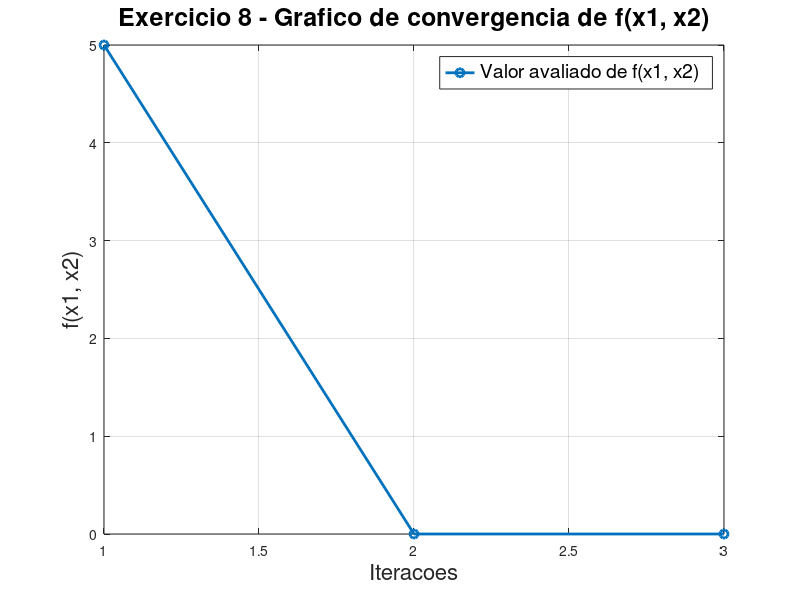
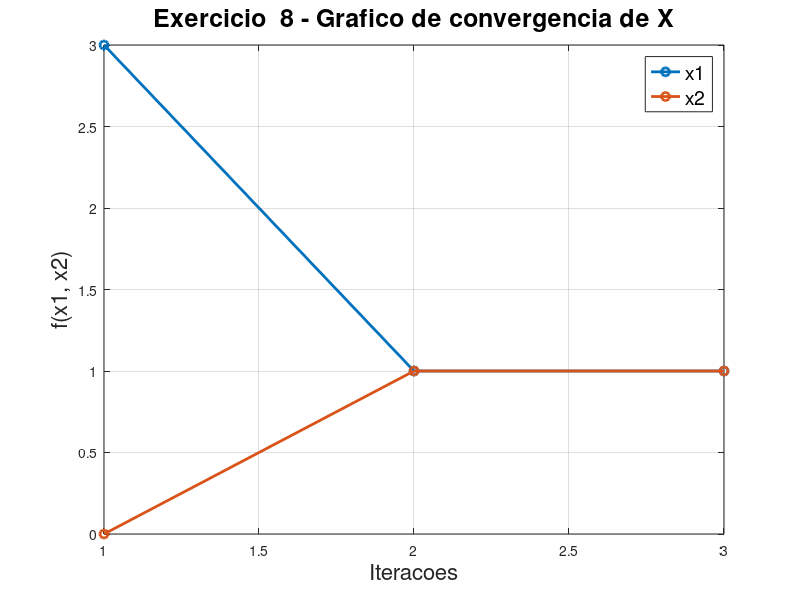
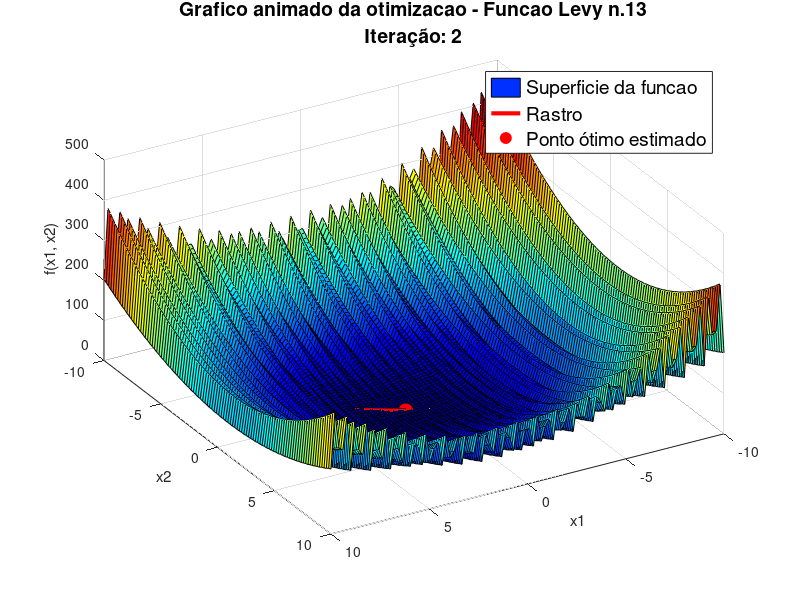

Here is the MATLAB script that generated these plots, in order:
function atividade4 ()
  alpha = 0.5;
  maxIterations = 1000;
  tolerance = 10.^-3;

  %VETOR COLUNA do ponto inicial
  x0 = [3;
        0];

  % Minha funcao
  F = @(x) (sin(3 * pi * x(1)))^2 + ((x(1) - 1)^2) * (1 + (sin(3 * pi * x(2)))^2) + ...
           ((x(2) - 1)^2) * (1 + (sin(2 * pi * x(2)))^2);
  % Gradiente - vetor coluna com as derivadas parciais, cada linha do vetor sendo em relacao a uma variavel
  gradient = @(x) [

       2*sin(3*pi*x(1)) * cos(3*pi*x(1))*3*pi + (2*x(1) - 2) * (1 + sin(3*pi*x(2))^2); ...

       2*sin(3*pi*x(2)) * cos(3*pi*x(2)) * 3 * pi * (x(1)-1)^2 + ...
       (2*x(2)-2) * (1+ sin(2*pi*x(2))^2) + 2*sin(2*pi*x(2)) * cos(2*pi*x(2))*2*pi*(x(2) - 1)^2];

  % Matriz Hessiana - matriz quadrada, sendo [Fxx , Fxy; Fxx, Fyy]
  hessian = @(x) [

       18 * pi^2 * cos(6 * pi * x(1)) + 2 * (1 + sin(3 * pi * x(2))^2), ...
       6 * pi * (x(1) - 1) * sin(6 * pi * x(2)); ...

       6 * pi * (x(1) - 1) * sin(6 * pi * x(2)), ...
       18 * pi^2 * (x(1) - 1)^2 * cos(6 * pi * x(2)) + 2 * (1 + sin(2* pi * x(2))^2) + ...
       8*pi*(x(2) - 1) * sin(4*pi*x(2)) + 8*pi^2*(x(2) - 1)^2 * cos(4*pi*x(2))];

  % Chamada do metodo numerico do Gradiente
  [x_opt, f_opt, iterations, allX, allFX] = gradientMethod(x0, alpha, F, gradient, maxIterations, tolerance);

  fprintf('METODO GRADIENTE\n\n');
  fprintf('O ponto minimo encontrado: [%.6f; %.6f]\n', x_opt(1), x_opt(2));
  fprintf('O gradiente no ponto encontrado e: [%.6f; %.6f] \nIteracoes feitas: %d\n', gradient(x_opt), iterations);
  fprintf('Valor de f(x1, x2) no ponto otimo: %.6f\n', f_opt);
  fprintf('Distância do ponto otimo [1;1]: %.6f\n\n', norm(x_opt - [1;1]));

  % Chamada do metodo numerico de Newton
  [x_newton, f_newton, newton_iterations, allX_newton, allFX_newton] = newtonMethod(x0, alpha, F, gradient, hessian, maxIterations, tolerance);
  fprintf('METODO NEWTON\n\n');
  fprintf('O ponto minimo encontrado: [%.6f; %.6f]\n', x_newton(1), x_newton(2));
  fprintf('O gradiente no ponto encontrado e: [%.6f; %.6f] \nIteracoes feitas: %d\n', gradient(x_newton), iterations);
  fprintf('Valor de f(x1, x2) no ponto otimo: %.6f\n', f_newton);
  fprintf('Distância do ponto otimo [1;1]: %.6f\n', norm(x_newton - [1;1]));

  % Plotagens da convergencia da funcao, das variaveis e 3d animado
  % PARA PLOTAR OS DADOS DO OUTRO METODO BASTA ALTERAR OS ARGUMENTOS (allFX , allX, iterations)
  plotConvergence(allFX);
  plotConvergenceX(allX);
  plot3D(F, allX, allFX, iterations);
endfunction

function [x_final, f_final, iterations, allX, allFX] = gradientMethod (x0, alpha, f, grad, maxIterations, tolerance)
    currentX = x0;
    allX = zeros(maxIterations+1 , length(x0));
    allFX = zeros(maxIterations+1 , 1);

    allX(1, :) = x0;
    allFX(1) = f(x0);

    for iterations = 1 : maxIterations

        g = grad(currentX);

        x1 = currentX - alpha * g;

        allX(iterations+1 , :) = x1;
        allFX(iterations+1) = f(x1);

        if max(abs(x1 - currentX)) <= tolerance
           currentX = x1;
           break;
        endif
        currentX = x1;
    endfor

    allX = allX(1 : iterations+1, :);
    allFX = allFX(1 : iterations+1);
    x_final = currentX;
    f_final = f(currentX);
endfunction

function [x_final, f_final, iterations, allX, allFX] = newtonMethod(x0, alpha, f, grad, hess, maxIterations, tolerance)
    currentX = x0;
    allX = zeros(maxIterations+1 , length(x0));
    allFX = zeros(maxIterations+1 , 1);

    allX(1, :) = x0;
    allFX(1) = f(x0);

    for iterations = 1 : maxIterations

        g = grad(currentX);
        H = hess(currentX);

        x1 = currentX - alpha * (H \ g);

        allX(iterations+1 , :) = x1;
        allFX(iterations+1) = f(x1);

        if max(abs(x1 - currentX)) <= tolerance
           currentX = x1;
           break;
        endif
        currentX = x1;
    endfor

    allX = allX(1 : iterations+1, :);
    allFX = allFX(1 : iterations+1);
    x_final = currentX;
    f_final = f(currentX);
endfunction

function plotConvergence(allFX)
  figure(1);
  clf;

  plot(allFX, '-o', 'LineWidth', 2.0, 'MarkerSize', 6);

  format_title = sprintf('Exercicio 8 - Grafico de convergencia de f(x1, x2)');
  title(format_title, 'FontSize', 18);

  xlabel('Iteracoes', 'FontSize', 16);
  ylabel('f(x1, x2)', 'FontSize', 16);
  legend('Valor avaliado de f(x1, x2)', 'FontSize', 14);
  grid on;
endfunction

function plotConvergenceX(allX)
  figure(2);
  clf;

  plot(allX, '-o', 'LineWidth', 2.0, 'MarkerSize', 6);

  format_title = sprintf('Exercicio  8 - Grafico de convergencia de X');
  title(format_title, 'FontSize', 18);

  xlabel('Iteracoes', 'FontSize', 16);
  ylabel('f(x1, x2)', 'FontSize', 16);
  legend('x1', 'x2', 'FontSize', 14);
  grid on;
endfunction

function plot3D(F, allX, allFX, iterations)
    figure(3);
    clf;

    % Vetores do intervalo de -10 a 10 com 100 pontos linearmente espacados
    axisX = linspace(-10, 10, 100);
    axisY = linspace(-10, 10, 100);

    % Matriz com zeros que ira armazenar nossos resultados da funcao
    Z = zeros(length(axisY), length(axisX));

    % Loop para preencher a matriz com os valores de f(x1, x2)
    for i = 1 : length(axisX)
        % Preenchimento com Z(j, i) pois octave espera o preenchimento em linha
        for j = 1 : length(axisY)
          Z(j, i) = F([axisX(i); axisY(j)]);
        end
    end

    % Plota a superficie - surf espera que as colunas de Z sejam o eixo x e linhas o eixo y
    surf(axisX, axisY, Z', 'FaceAlpha', 1);
    hold on;
    grid on;
    view(150, 45);
    xlabel('x1');
    ylabel('x2');
    zlabel('f(x1, x2)');
    title('Grafico animado da otimizacao - Funcao Levy n.13', 'FontSize', 14);
    colormap jet;


    % Plota o rastro
    plot3(allX(:, 1), allX(:, 2), allFX, 'r-', 'linewidth', 3);

    % Plota a bolinha
    point = plot3(allX(1,1), allX(1,2), allFX(1), 'ro', 'MarkerFaceColor', 'r', 'MarkerSize', 10);
    legend('Superficie da funcao', 'Rastro', 'Ponto ótimo estimado', 'FontSize', 14);
    pause(1.5);

    % Loop de animacao, usando o set para atualizar os argumentos na chamada de point
    for i = 2 : iterations + 1
      set(point, 'XData', allX(i,1), 'YData', allX(i,2), 'ZData', allFX(i));
      title(sprintf('Grafico animado da otimizacao - Funcao Levy n.13\nIteração: %d', i-1), 'FontSize', 14);
      pause(1.3);
    end
endfunction
